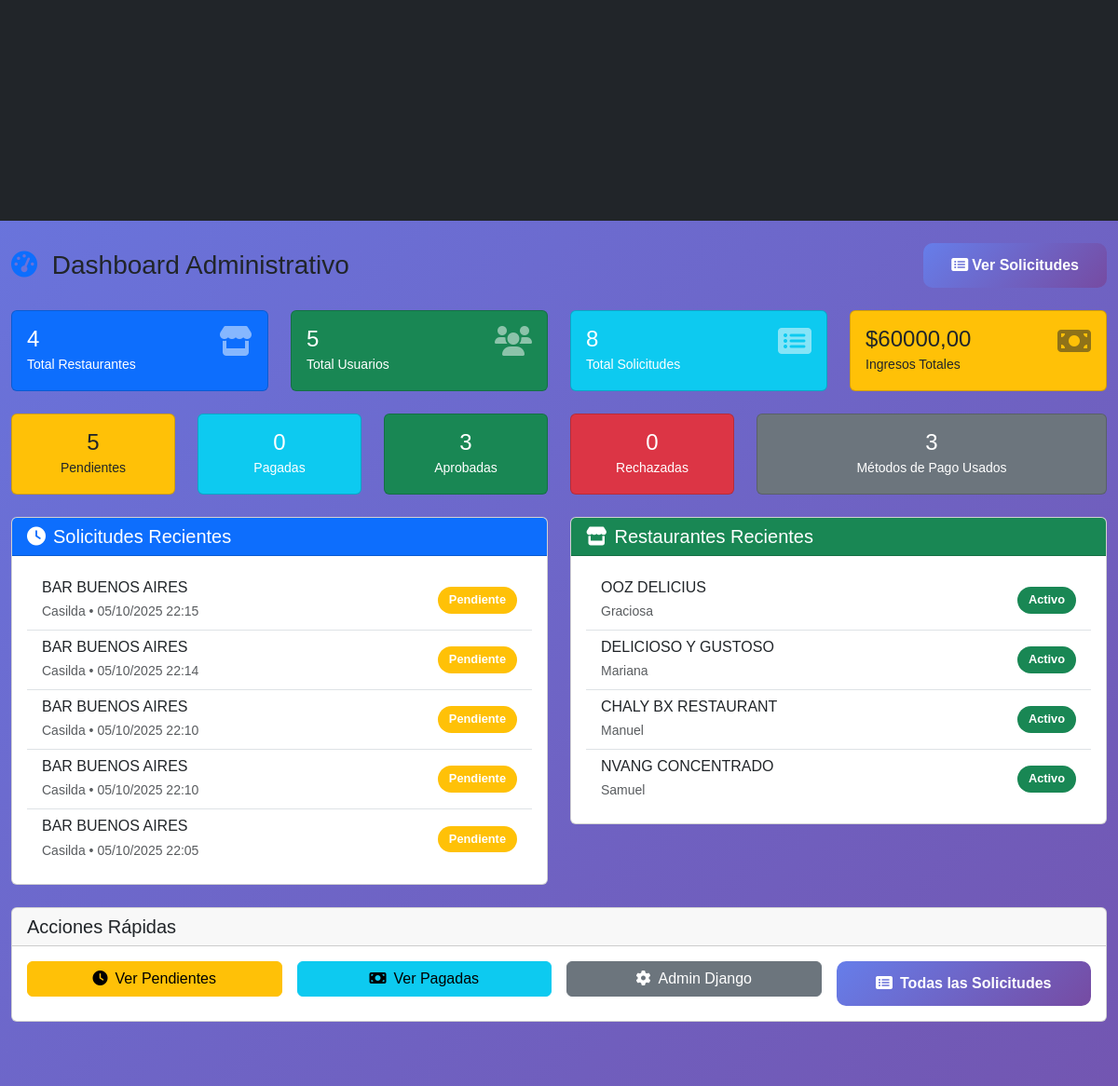
Before: /administracion/dashboard/ (signed in, middle part) with the older database file.
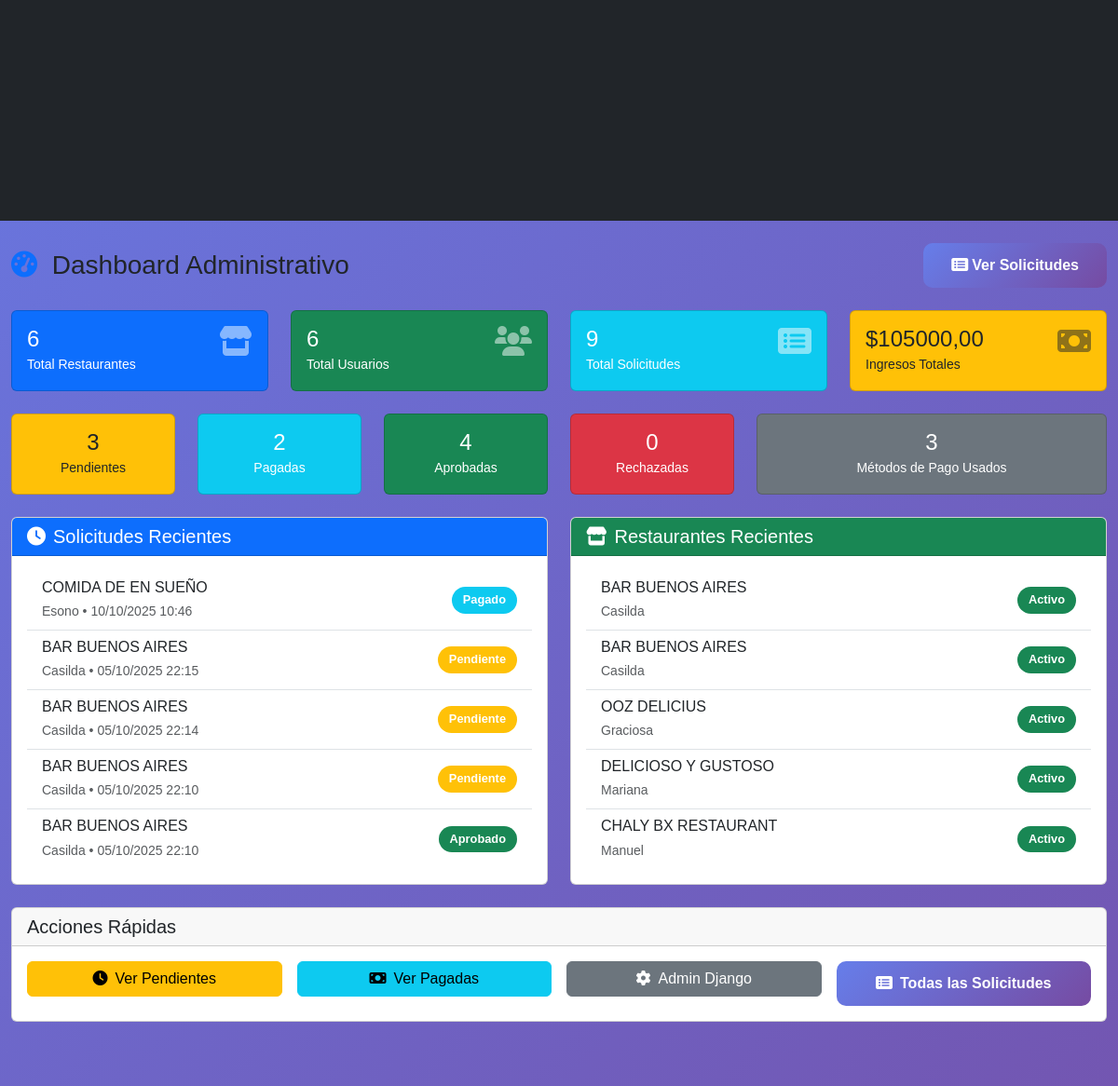
After: the same page with the newer database file.
### restaurant/models.py (models this page shows, shortened)
class SolicitudRestaurante(models.Model):
    ESTADOS = [
        ('PENDIENTE', 'Pendiente de Pago'),
        ('PAGADO', 'Pago Verificado'),
        ('APROBADO', 'Aprobado'),
        ('RECHAZADO', 'Rechazado'),
    ]
    METODOS_PAGO = [
        ('TRANSFERENCIA', 'Transferencia Bancaria'),
        ('USDT_TRC20', 'USDT TRC20'),
        ('BINANCE', 'Binance Pay'),
    ]
    usuario = models.ForeignKey(User, on_delete=models.CASCADE)
    nombre_restaurante = models.CharField(max_length=100)
    plan = models.ForeignKey(PlanRestaurante, on_delete=models.CASCADE)
    metodo_pago = models.CharField(max_length=20, choices=METODOS_PAGO)
    monto_pagado = models.DecimalField(max_digits=10, decimal_places=2)
    comprobante_pago = models.ImageField(upload_to='comprobantes/')
    estado = models.CharField(max_length=20, choices=ESTADOS, default='PENDIENTE')
    fecha_solicitud = models.DateTimeField(auto_now_add=True)
    fecha_aprobacion = models.DateTimeField(null=True, blank=True)

class Restaurante(models.Model):
    propietario = models.ForeignKey(User, on_delete=models.CASCADE, related_name='restaurantes')
    nombre = models.CharField(max_length=100)
    direccion = models.TextField()
    telefono = models.CharField(max_length=20, blank=True, null=True)
    email = models.EmailField(blank=True, null=True)
    logo = models.ImageField(upload_to='restaurantes/logos/', blank=True, null=True)
    imagen_portada = models.ImageField(upload_to='restaurantes/portadas/', blank=True, null=True)
    color_primario = models.CharField(max_length=7, default='667eea')  # Sin #
    color_secundario = models.CharField(max_length=7, default='764ba2') # Sin #
    tema = models.CharField(max_length=50, default='default')
    idioma = models.CharField(max_length=10, default='es')
    activo = models.BooleanField(default=True)
    fecha_creacion = models.DateTimeField(auto_now_add=True)
    class Meta:
        verbose_name = "Restaurante"
        verbose_name_plural = "Restaurantes"

### restaurant/views.py (the view)
# urls.py: path('administracion/dashboard/', views.admin_dashboard, name='admin_dashboard'),
@staff_required
def admin_dashboard(request):
    total_restaurantes = Restaurante.objects.count()
    total_usuarios = User.objects.count()
    total_solicitudes = SolicitudRestaurante.objects.count()
    solicitudes_pendientes = SolicitudRestaurante.objects.filter(estado='PENDIENTE').count()
    solicitudes_pagadas = SolicitudRestaurante.objects.filter(estado='PAGADO').count()
    solicitudes_aprobadas = SolicitudRestaurante.objects.filter(estado='APROBADO').count()
    solicitudes_rechazadas = SolicitudRestaurante.objects.filter(estado='RECHAZADO').count()
    solicitudes_pagadas_obj = SolicitudRestaurante.objects.filter(estado__in=['PAGADO', 'APROBADO'])
    ingresos_totales = sum(s.monto_pagado for s in solicitudes_pagadas_obj)
    metodos_pago = SolicitudRestaurante.objects.values('metodo_pago').annotate(
        total=Count('id')
    ).order_by('-total')
    solicitudes_recientes = SolicitudRestaurante.objects.all().order_by('-fecha_solicitud')[:5]
    restaurantes_recientes = Restaurante.objects.all().order_by('-id')[:5]
    context = {
        'total_restaurantes': total_restaurantes,
        'total_usuarios': total_usuarios,
        'total_solicitudes': total_solicitudes,
        'solicitudes_pendientes': solicitudes_pendientes,
        'solicitudes_pagadas': solicitudes_pagadas,
        'solicitudes_aprobadas': solicitudes_aprobadas,
        'solicitudes_rechazadas': solicitudes_rechazadas,
        'ingresos_totales': ingresos_totales,
        'metodos_pago': metodos_pago,
        'solicitudes_recientes': solicitudes_recientes,
        'restaurantes_recientes': restaurantes_recientes,
    }
    return render(request, 'restaurant/admin_dashboard.html', context)

### restaurant/templates/restaurant/admin_dashboard.html (shortened to what the changed rows need)
{% extends 'restaurant/base_generic.html' %}
{% load static %}
{% block content %}
<div class="container-fluid py-4">
    <div class="d-flex justify-content-between align-items-center mb-4">
        <h1 class="h3 mb-0">
            <i class="fas fa-tachometer-alt text-primary me-2"></i>
            Dashboard Administrativo
        </h1>
    </div>
    <div class="row mb-4">
        <div class="col-md-3">
            <div class="card bg-primary text-white">
                <div class="card-body">
                    <div class="d-flex justify-content-between">
                        <div>
                            <h4 class="mb-0">{{ total_restaurantes }}</h4>
                            <small>Total Restaurantes</small>
                        </div>
                    </div>
                </div>
            </div>
        </div>
        <div class="col-md-3">
            <div class="card bg-success text-white">
                <div class="card-body">
                    <div class="d-flex justify-content-between">
                        <div>
                            <h4 class="mb-0">{{ total_usuarios }}</h4>
                            <small>Total Usuarios</small>
                        </div>
                    </div>
                </div>
            </div>
        </div>
        <div class="col-md-3">
            <div class="card bg-info text-white">
                <div class="card-body">
                    <div class="d-flex justify-content-between">
                        <div>
                            <h4 class="mb-0">{{ total_solicitudes }}</h4>
                            <small>Total Solicitudes</small>
                        </div>
                    </div>
                </div>
            </div>
        </div>
        <div class="col-md-3">
            <div class="card bg-warning text-dark">
                <div class="card-body">
                    <div class="d-flex justify-content-between">
                        <div>
                            <h4 class="mb-0">${{ ingresos_totales }}</h4>
                            <small>Ingresos Totales</small>
                        </div>
                    </div>
                </div>
            </div>
        </div>
    </div>
    <div class="row mb-4">
        <div class="col-md-2">
            <div class="card bg-warning text-dark">
                <div class="card-body text-center">
                    <h4 class="mb-0">{{ solicitudes_pendientes }}</h4>
                    <small>Pendientes</small>
                </div>
            </div>
        </div>
        <div class="col-md-2">
            <div class="card bg-info text-white">
                <div class="card-body text-center">
                    <h4 class="mb-0">{{ solicitudes_pagadas }}</h4>
                    <small>Pagadas</small>
                </div>
            </div>
        </div>
        <div class="col-md-2">
            <div class="card bg-success text-white">
                <div class="card-body text-center">
                    <h4 class="mb-0">{{ solicitudes_aprobadas }}</h4>
                    <small>Aprobadas</small>
                </div>
            </div>
        </div>
    </div>
    <div class="row">
        <div class="col-md-6">
            <div class="card">
                <div class="card-body">
                    {% if solicitudes_recientes %}
                    <div class="list-group list-group-flush">
                        {% for solicitud in solicitudes_recientes %}
                        <div class="list-group-item">
                            <div class="d-flex justify-content-between align-items-center">
                                <div>
                                    <h6 class="mb-1">{{ solicitud.nombre_restaurante }}</h6>
                                    <small class="text-muted">
                                        {{ solicitud.usuario.username }} •
                                        {{ solicitud.fecha_solicitud|date:"d/m/Y H:i" }}
                                    </small>
                                </div>
                                <div>
                                    {% if solicitud.estado == 'PENDIENTE' %}
                                        <span class="badge bg-warning">Pendiente</span>
                                    {% elif solicitud.estado == 'PAGADO' %}
                                        <span class="badge bg-info">Pagado</span>
                                    {% elif solicitud.estado == 'APROBADO' %}
                                        <span class="badge bg-success">Aprobado</span>
                                    {% elif solicitud.estado == 'RECHAZADO' %}
                                        <span class="badge bg-danger">Rechazado</span>
                                    {% endif %}
                                </div>
                            </div>
                        </div>
                        {% endfor %}
                    </div>
                    {% else %}
                    <p class="text-muted text-center py-3">No hay solicitudes recientes</p>
                    {% endif %}
                </div>
            </div>
        </div>
        <div class="col-md-6">
            <div class="card">
                <div class="card-body">
                    {% if restaurantes_recientes %}
                    <div class="list-group list-group-flush">
                        {% for restaurante in restaurantes_recientes %}
                        <div class="list-group-item">
                            <div class="d-flex justify-content-between align-items-center">
                                <div>
                                    <h6 class="mb-1">{{ restaurante.nombre }}</h6>
                                    <small class="text-muted">
                                        {{ restaurante.propietario.username }}
                                    </small>
                                </div>
                                <span class="badge bg-success">Activo</span>
                            </div>
                        </div>
                        {% endfor %}
                    </div>
                    {% else %}
                    <p class="text-muted text-center py-3">No hay restaurantes recientes</p>
                    {% endif %}
                </div>
            </div>
        </div>
    </div>
</div>
{% endblock %}

Changed rows visible on the page:
no longer on this page (row edited): SolicitudRestaurante: nombre_restaurante "BAR BUENOS AIRES", usuario.username "Casilda", fecha_solicitud "05/10/2025 22:05", estado "Pendiente"
no longer on this page (row unchanged): Restaurante: nombre "NVANG CONCENTRADO", propietario.username "Samuel"
added SolicitudRestaurante: nombre_restaurante "COMIDA DE EN SUEÑO", usuario.username "Esono", fecha_solicitud "10/10/2025 10:46", estado "Pagado"
changed SolicitudRestaurante (number 5 of 5 on the later page): estado "Pendiente" → "Aprobado"
added Restaurante: nombre "BAR BUENOS AIRES", propietario.username "Casilda"
added Restaurante: nombre "BAR BUENOS AIRES", propietario.username "Casilda"
Other visible differences:
{{ total_restaurantes }}: "4" → "6"
{{ total_usuarios }}: "5" → "6"
{{ total_solicitudes }}: "8" → "9"
{{ ingresos_totales }}: "60000,00" → "105000,00"
{{ solicitudes_pendientes }}: "5" → "3"
{{ solicitudes_pagadas }}: "0" → "2"
{{ solicitudes_aprobadas }}: "3" → "4"
